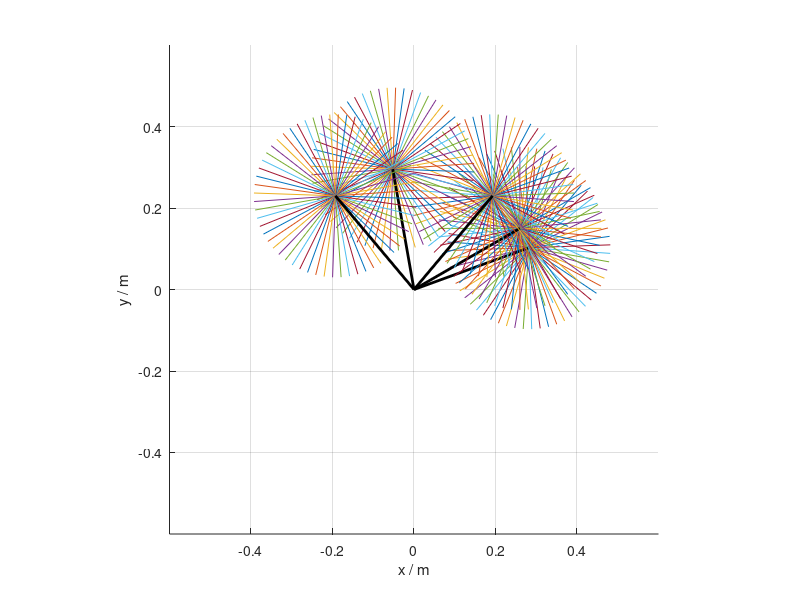

MATLAB code for this plot:
L1 = 0.3;
L2 = 0.2;


q1_list = deg2rad([20,30,50,100,130]);
q2_list = linspace(-pi, pi, 61);

figure; hold on;
for i = 1:length(q1_list)
    q1 = q1_list(i);
% 第一个关节的位置
    xA = L1 * cos(q1);
    yA = L1 * sin(q1);

    xB = xA + L2 * cos(q1 + q2_list);
    yB = yA + L2 * sin(q1 + q2_list);

% 按 O → A → B 的顺序连接三个点
    plot([xA*ones(size(xB)); xB], [yA*ones(size(yB)); yB], '-');
    plot([0, xA], [0, yA], 'k-', 'LineWidth', 2);

end
hold off;
grid on;
xlabel('x / m');
ylabel('y / m');
axis equal;
xlim([-0.6, 0.6]);
ylim([-0.6, 0.6]);
